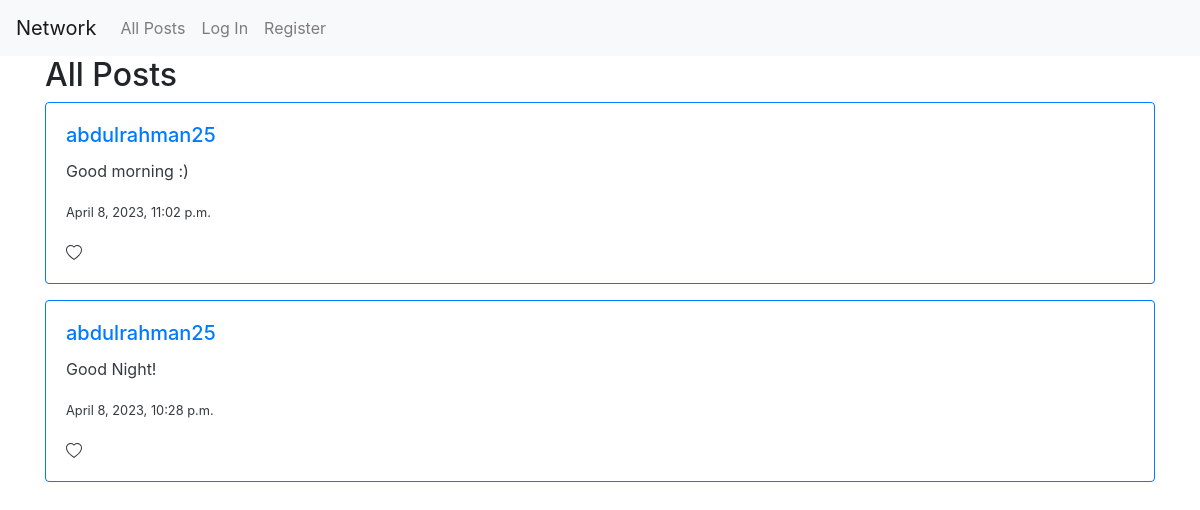
The app's page /, older data.
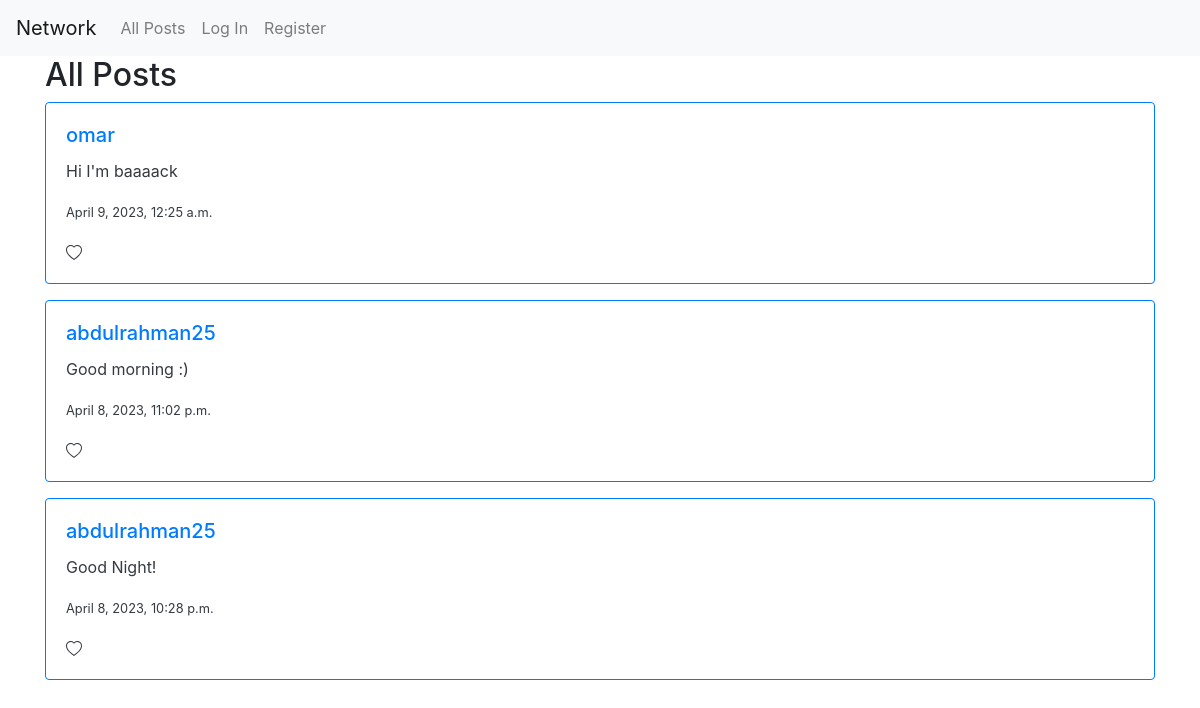
The same page, newer data.
### network/models.py (models this page shows, shortened)
class newPost(models.Model):
    text = models.TextField(null=True)
    date = models.DateTimeField(auto_now_add=True, null=True)
    user = models.ForeignKey(User, related_name="user_post", on_delete=models.CASCADE, null=True)

class User(AbstractUser):
    pass

### network/views.py (the view)
# urls.py: path("", views.index, name="index"),
def index(request):
    all_posts = newPost.objects.all().order_by('-date')
    return render(request, "network/index.html",{
        "posts": all_posts,
    })

### network/templates/network/index.html (shortened to what this page needs)
{% extends "network/layout.html" %}
{% load static %}
{% block body %}
<div class="container">
    <h2>All Posts</h2>
</div>
<div class="container">
    {% for post in posts %}
    <div class="card border-primary mb-3" style="max-width: 100%;">
        <div class="card-body text-dark">
          <h5 class="card-title"><a href="{% url 'profile' id=post.user.id%}"> {{ post.user }}</a></h5>
          <p class="card-text">{{ post.text }}</p>
          <p class="card-text"><small class="text-body-secondary ">{{ post.date }}</small></p>
        </div>
    </div>
    {% endfor %}
</div>
{% endblock %}

Row changes from the older to the newer data that the page shows:
added newPost: user "omar", text "Hi I'm baaaack", date "April 9, 2023, 12:25 a.m."
